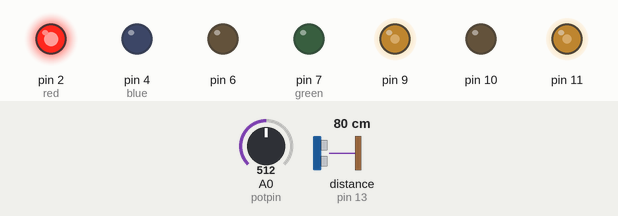
This sketch was run on a simulated Arduino Uno, built with avr-gcc and run on an emulated ATmega328P. On the bench: output pins drawn as LEDs (lit = HIGH). Wiring (inferred from the names in the program): ultrasonic range finder: trigger pin 12; echo pin 13. Dashed ring = blinking. The test bench sets the inputs (shaded band); at power-on: distance to the obstacle (sensor on pin 13) 80 cm, A0 (potpin) = 512. The echo pulse lasts 58.3 µs per cm; pins used as bus, display or sensor lines are not drawn.

Above: at 1.2 s.
1.3 s: distance to the obstacle (sensor on pin 13) set to 17 cm
2.8 s: distance to the obstacle (sensor on pin 13) set to 14 cm
At 3.9 s:
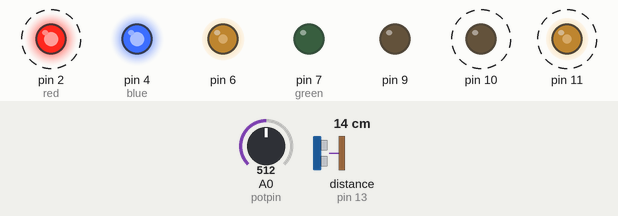
5.8 s: A0 (potpin) set to 716
At 7.2 s:
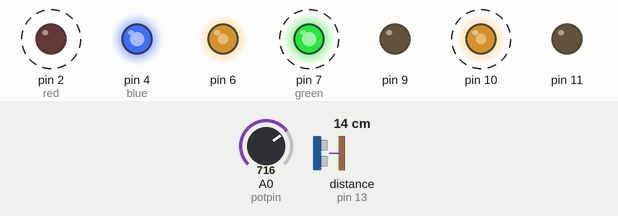
8.8 s: A0 (potpin) set to 900
At 10.4 s:
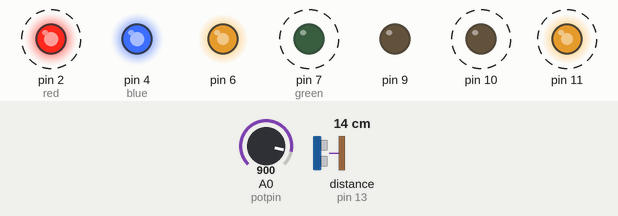
11.8 s: distance to the obstacle (sensor on pin 13) set to 18 cm
At 13.1 s:
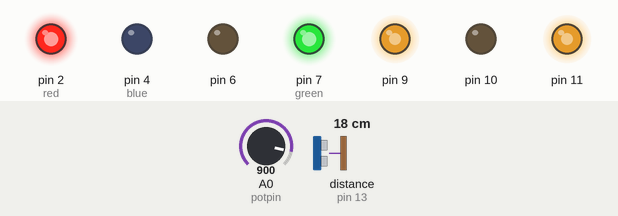
13.4 s: A0 (potpin) set to 511
At 14.6 s:
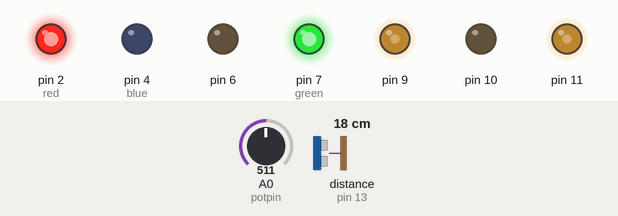
Timing chart, 0 to 15.9 s (numbered marks = the images above; inputs shaded):
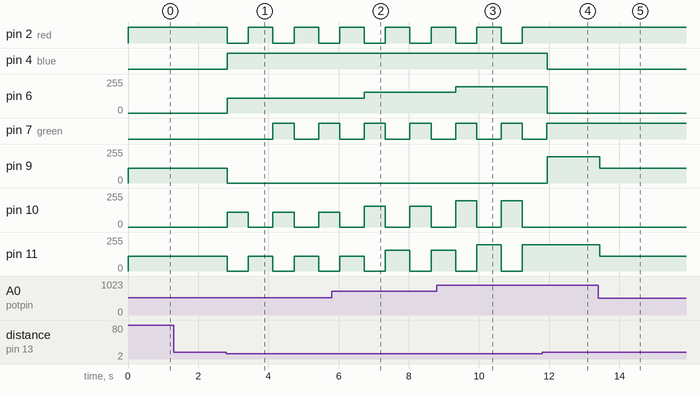

Measured:
- the behaviour switches between 16 and 15 cm on distance to the obstacle (sensor on pin 13) (found by bisection; images 0 and 1)
- after the input at 1.3 s, every drawn part: stays the same
- after the input at 2.8 s, pin 2 (red): alternates HIGH for 0.70 s and LOW for 0.60 s, starting at once; pin 4 (blue): LOW → HIGH at once; pin 6: 0/255 → 112/255 at once; pin 7 (green): LOW → HIGH after 1.3 s, → LOW 0.60 s later, → HIGH 0.70 s later; pin 9: 112/255 → 0/255 at once
- after the input at 5.8 s, pin 6: 112/255 → 156/255 after 0.93 s
- after the input at 8.8 s, pin 6: 156/255 → 196/255 after 0.54 s
- after the input at 11.8 s, pin 2 (red): stays HIGH (without the input it goes to LOW after 0.14 s); pin 4 (blue): HIGH → LOW after 0.14 s; pin 6: 196/255 → 0/255 after 0.14 s; pin 7 (green): goes on until 11.9 s, then stays HIGH; pin 9: 0/255 → 196/255 after 0.14 s
- after the input at 13.4 s, pin 9, pin 11: 196/255 → 111/255 at once

The sketch:

Analog_trial.ino
```cpp
int trig = 12;

int echo = 13;

int red = 2;

int blue = 4;

int green = 7;

int val=200;

int potpin = A0;

void setup() {

//pins for motor controller

pinMode(11, OUTPUT);

pinMode(10, OUTPUT);

pinMode(9, OUTPUT);

pinMode(6, OUTPUT);

pinMode(red,OUTPUT);

pinMode(blue,OUTPUT);

pinMode(green,OUTPUT);

//set trig as output and echo as input for ultrasonic sensor

pinMode(trig, OUTPUT);

pinMode(echo,INPUT);

}

void loop() {

val = analogRead(potpin);

val = map(val, 0, 1028, 0, 225);

digitalWrite(trig, LOW);

delayMicroseconds(2);

digitalWrite(trig, HIGH);

delayMicroseconds(5);

digitalWrite(trig, LOW);

int duration = pulseIn(echo, HIGH);

int distance = duration / 29 / 2;

if(distance > 15){

digitalWrite(blue,0);

digitalWrite(red,1);

forward(50);

}else if(distance < 15){

digitalWrite(red,0);

digitalWrite(blue,1);

backward(600);

digitalWrite(red,1);

digitalWrite(green,0);

left(700);

digitalWrite(green,1);

}

}

// function for driving straight

void forward(int delay_time){

analogWrite(11, val);

digitalWrite(10, LOW);

analogWrite(9, val);

digitalWrite(6, LOW);

delay(delay_time);

}

//function for reversing

void backward(int delay_time){

digitalWrite(11, LOW);

analogWrite(10, val);

digitalWrite(9, LOW);

analogWrite(6, val);

delay(delay_time);

}

//function for turning left

void left(int delay_time){

analogWrite(11, val);

digitalWrite(10, LOW);

digitalWrite(9, LOW);

analogWrite(6, val);

delay(delay_time);

}

//function for turning right

void right(int delay_time){

digitalWrite(11, LOW);

analogWrite(10, val);

analogWrite(9, val);

digitalWrite(6, LOW);

delay(delay_time);

}

//function for stopping motors

void motors_stop(int delay_time){

digitalWrite(11, LOW);

digitalWrite(10, LOW);

digitalWrite(9,LOW);

digitalWrite(6, LOW);

delay(delay_time);

}
```
